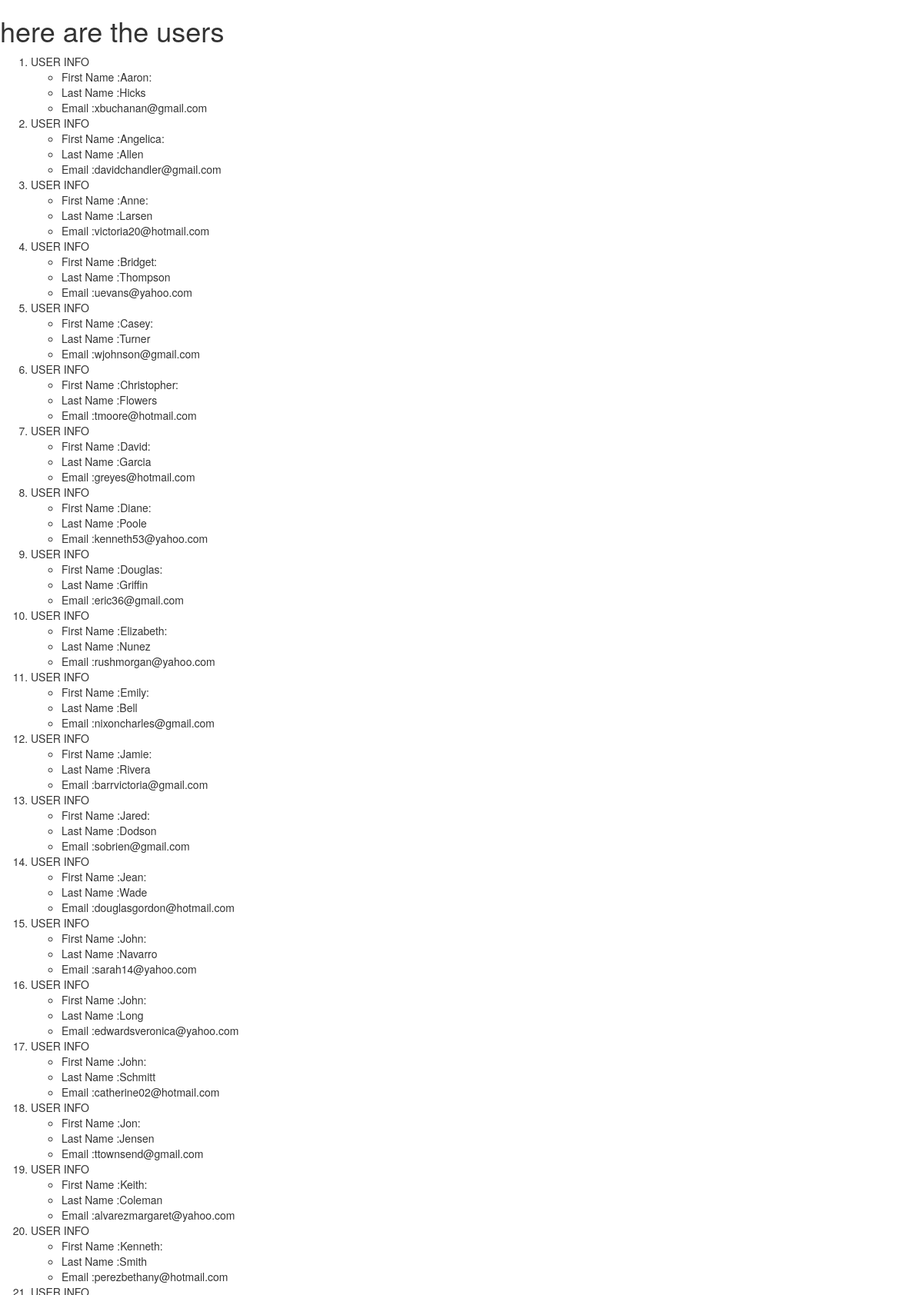
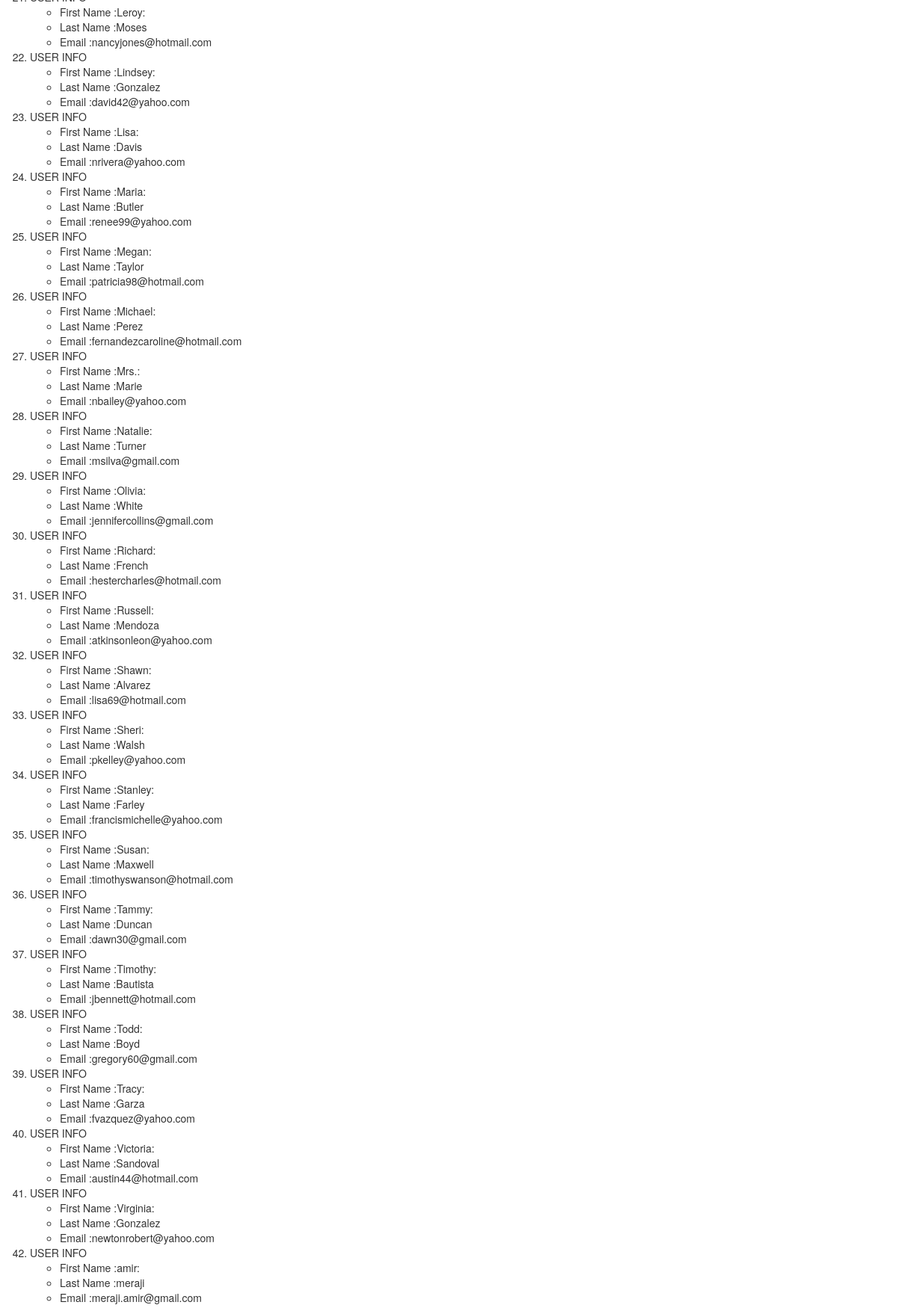
/users/ (upper part), run on the app's committed database (2 pictures, top to bottom).
### AppTwo/models.py (models this page shows)
class User(models.Model):
    first_name = models.CharField(max_length=40)
    last_name = models.CharField(max_length=40)
    email = models.EmailField(max_length=40)

### AppTwo/views.py (the view)
# urls.py: path('users/', views.users, name='users'),
def users(request):
    user_list = User.objects.order_by('first_name')
    user_dict = {'users': user_list}
    return render(request, 'AppTwo/users.html', context=user_dict)

### templates/AppTwo/users.html (shortened to what this page needs)
<!DOCTYPE html>
<html lang="en" dir="ltr">
  <head>
    <link rel="stylesheet" href="https://maxcdn.bootstrapcdn.com/bootstrap/3.3.7/css/bootstrap.min.css">
  </head>
  <body>
    <h1>here are the users</h1>
      {% if users %}
        <ol>
          {% for p in users %}
          <li>USER INFO</li>
            <ul>
              <li>First Name :{{p.first_name}}: </li>
              <li>Last Name :{{p.last_name}}</li>
              <li>Email :{{p.email}}</li>
            </ul>
          {% endfor %}
        </ol>
      {% endif %}
  </body>
</html>

### data on the page
User: first_name "Aaron", last_name "Hicks", email "xbuchanan@gmail.com"
User: first_name "Angelica", last_name "Allen", email "davidchandler@gmail.com"
User: first_name "Anne", last_name "Larsen", email "victoria20@hotmail.com"
User: first_name "Bridget", last_name "Thompson", email "uevans@yahoo.com"
User: first_name "Casey", last_name "Turner", email "wjohnson@gmail.com"
User: first_name "Christopher", last_name "Flowers", email "tmoore@hotmail.com"
User: first_name "David", last_name "Garcia", email "greyes@hotmail.com"
User: first_name "Diane", last_name "Poole", email "kenneth53@yahoo.com"
User: first_name "Douglas", last_name "Griffin", email "eric36@gmail.com"
User: first_name "Elizabeth", last_name "Nunez", email "rushmorgan@yahoo.com"
User: first_name "Emily", last_name "Bell", email "nixoncharles@gmail.com"
User: first_name "Jamie", last_name "Rivera", email "barrvictoria@gmail.com"
User: first_name "Jared", last_name "Dodson", email "sobrien@gmail.com"
User: first_name "Jean", last_name "Wade", email "douglasgordon@hotmail.com"
User: first_name "John", last_name "Navarro", email "sarah14@yahoo.com"
User: first_name "John", last_name "Long", email "edwardsveronica@yahoo.com"
User: first_name "John", last_name "Schmitt", email "catherine02@hotmail.com"
User: first_name "Jon", last_name "Jensen", email "ttownsend@gmail.com"
User: first_name "Keith", last_name "Coleman", email "alvarezmargaret@yahoo.com"
User: first_name "Kenneth", last_name "Smith", email "perezbethany@hotmail.com"
User: first_name "Leroy", last_name "Moses", email "nancyjones@hotmail.com"
User: first_name "Lindsey", last_name "Gonzalez", email "david42@yahoo.com"
User: first_name "Lisa", last_name "Davis", email "nrivera@yahoo.com"
User: first_name "Maria", last_name "Butler", email "renee99@yahoo.com"
User: first_name "Megan", last_name "Taylor", email "patricia98@hotmail.com"
User: first_name "Michael", last_name "Perez", email "fernandezcaroline@hotmail.com"
User: first_name "Mrs.", last_name "Marie", email "nbailey@yahoo.com"
User: first_name "Natalie", last_name "Turner", email "msilva@gmail.com"
User: first_name "Olivia", last_name "White", email "jennifercollins@gmail.com"
User: first_name "Richard", last_name "French", email "hestercharles@hotmail.com"
User: first_name "Russell", last_name "Mendoza", email "atkinsonleon@yahoo.com"
User: first_name "Shawn", last_name "Alvarez", email "lisa69@hotmail.com"
User: first_name "Sheri", last_name "Walsh", email "pkelley@yahoo.com"
User: first_name "Stanley", last_name "Farley", email "francismichelle@yahoo.com"
User: first_name "Susan", last_name "Maxwell", email "timothyswanson@hotmail.com"
User: first_name "Tammy", last_name "Duncan", email "dawn30@gmail.com"
User: first_name "Timothy", last_name "Bautista", email "jbennett@hotmail.com"
User: first_name "Todd", last_name "Boyd", email "gregory60@gmail.com"
User: first_name "Tracy", last_name "Garza", email "fvazquez@yahoo.com"
User: first_name "Victoria", last_name "Sandoval", email "austin44@hotmail.com"
User: first_name "Virginia", last_name "Gonzalez", email "newtonrobert@yahoo.com"
User: first_name "amir", last_name "meraji", email "meraji.amir@gmail.com"
